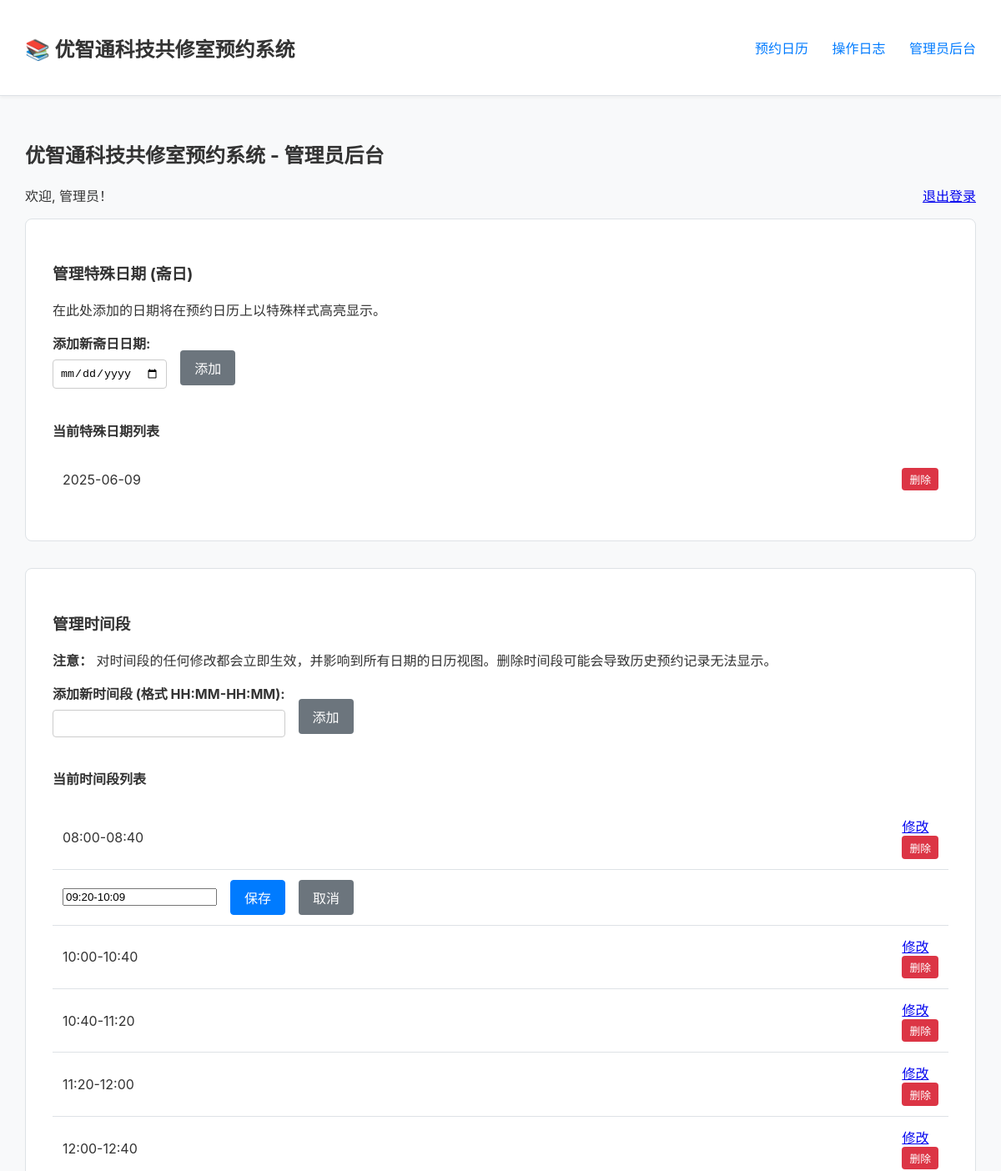
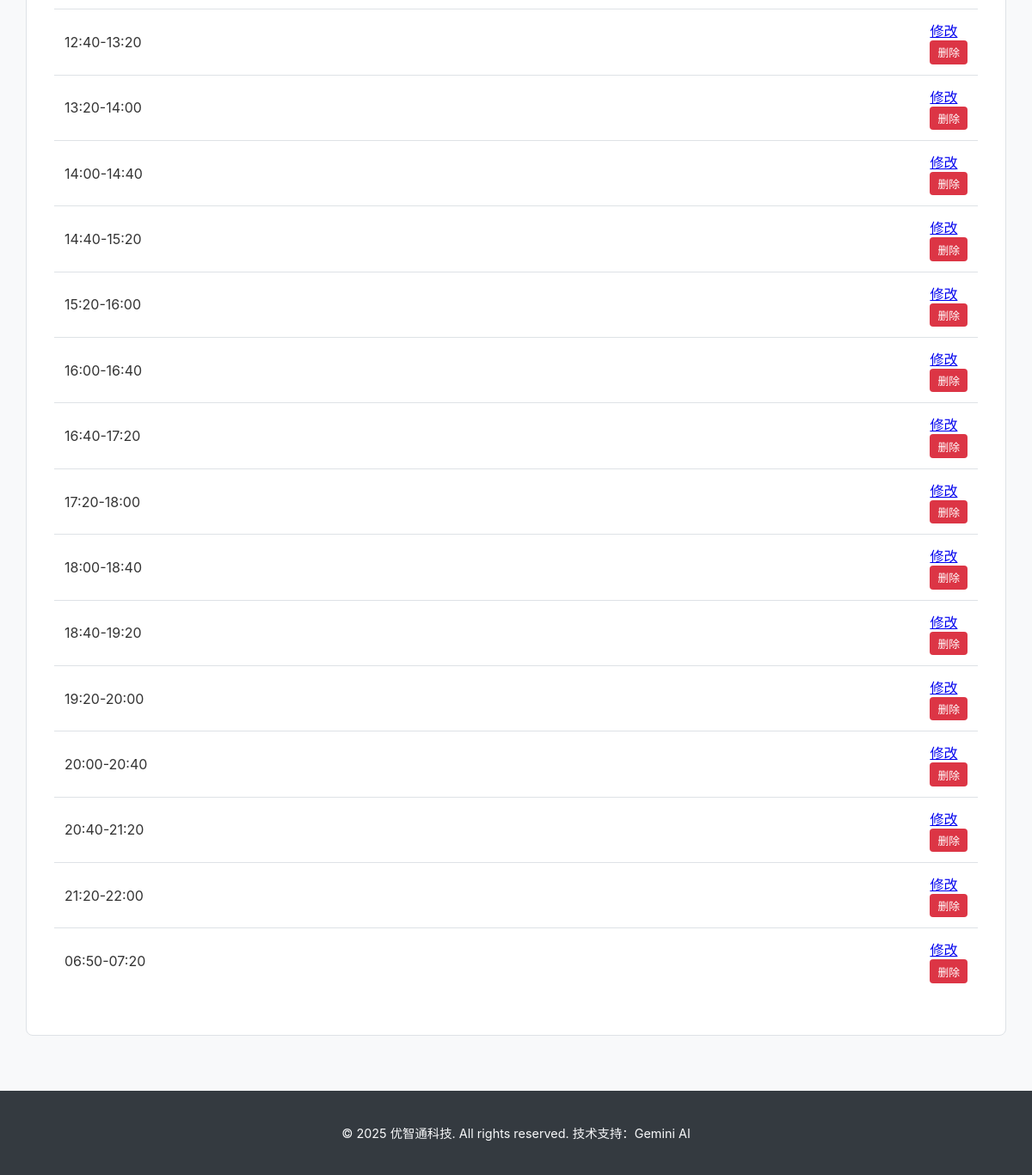
/admin?edit_slot=09:20-10:09 (signed in), run on the app's committed database (2 pictures, top to bottom).
### app.py (models this page shows)
    class SpecialDate(sql_alchemy_db.Model): date_str = sql_alchemy_db.Column(sql_alchemy_db.String(20),
                                                                              primary_key=True)

    class TimeSlot(sql_alchemy_db.Model): id = sql_alchemy_db.Column(sql_alchemy_db.Integer,
                                                                     primary_key=True); slot_value = sql_alchemy_db.Column(
        sql_alchemy_db.String(50), unique=True, nullable=False); order = sql_alchemy_db.Column(sql_alchemy_db.Integer)

### app.py (the view, shortened to what this page needs)
@app.route('/admin', methods=['GET', 'POST'])
@check_db_connection
@admin_required
def admin():
    slot_to_edit = request.args.get('edit_slot')
    special_dates = sorted(list(db.smembers('special_dates') or set())) if db_is_redis else sorted(
        [d.date_str for d in SpecialDate.query.all()])
    time_slots = get_time_slots()
    return render_template('admin.html', special_dates=special_dates, time_slots=time_slots, special_date_name="斋日",
                           slot_to_edit=slot_to_edit)

### app.py (called while the page is built)
def get_time_slots():
    if db_is_redis:
        return db.lrange(TIME_SLOTS_KEY, 0, -1)
    else:
        return [s.slot_value for s in TimeSlot.query.order_by(TimeSlot.order).all()]

def check_db_connection(f):
    @wraps(f)
    def decorated_function(*args, **kwargs):
        db_handle = db if db_is_redis else db.session
        if db_handle is None: return "数据库连接失败，请检查服务器配置或环境变量。", 503
        return f(*args, **kwargs)
    return decorated_function

def admin_required(f):
    @wraps(f)
    def decorated_function(*args, **kwargs):
        if not session.get('is_admin'): return redirect(url_for('admin_login'))
        return f(*args, **kwargs)
    return decorated_function

### templates/admin.html (shortened to what this page needs)
{% extends "base.html" %}
{% block content %}
<h2>优智通科技共修室预约系统 - 管理员后台</h2>
{% if login_required %}
    <div class="admin-login">
        <h3>管理员登录</h3>
        <form method="post" action="{{ url_for('admin_login') }}">
            <div class="form-group">
                <label for="password">密码:</label>
                <input type="password" id="password" name="password" required>
            </div>
            {% if error %}<p class="error-message">{{ error }}</p>{% endif %}
            <button type="submit" class="button-primary">登录</button>
        </form>
    </div>
{% else %}
    <p>欢迎, 管理员！<a href="{{ url_for('admin_logout') }}" style="float:right;">退出登录</a></p>
    <div class="admin-section">
        <h3>管理特殊日期 ({{ special_date_name }})</h3>
        <p>在此处添加的日期将在预约日历上以特殊样式高亮显示。</p>
        <form method="post" class="inline-form">
            <div class="form-group">
                <label for="add_date">添加新{{ special_date_name }}日期:</label>
                <input type="date" id="add_date" name="add_date" required>
            </div>
            <button type="submit" name="add_date_submit" class="button">添加</button>
        </form>
        <h4>当前特殊日期列表</h4>
        {% if special_dates %}
        <ul class="item-list">
            {% for s_date in special_dates %}
            <li>
                <span>{{ s_date }}</span>
                <form method="post">
                    <button type="submit" class="button-danger-small">删除</button>
                </form>
            </li>
            {% endfor %}
        </ul>
        {% else %}
        <p>当前没有设置任何特殊日期。</p>
        {% endif %}
    </div>
    <div class="admin-section">
        <h3>管理时间段</h3>
        <p class="notice"><strong>注意：</strong> 对时间段的任何修改都会立即生效，并影响到所有日期的日历视图。删除时间段可能会导致历史预约记录无法显示。</p>
        <form method="post" class="inline-form">
            <div class="form-group">
                <label for="add_timeslot_value">添加新时间段 (格式 HH:MM-HH:MM):</label>
                <input type="text" id="add_timeslot_value" name="add_timeslot_value" pattern="([01]?[0-9]|2[0-3]):[0-5][0-9]-([01]?[0-9]|2[0-3]):[0-5][0-9]" required>
            </div>
            <button type="submit" name="add_timeslot" class="button">添加</button>
        </form>
        <h4>当前时间段列表</h4>
        <ul class="item-list">
            {% for slot in time_slots %}
            <li>
                {% if slot == slot_to_edit %}
                    <form method="post" class="inline-form">
                        <input type="text" name="edit_timeslot_new" value="{{ slot }}" pattern="([01]?[0-9]|2[0-3]):[0-5][0-9]-([01]?[0-9]|2[0-3]):[0-5][0-9]" required>
                        <button type="submit" class="button-primary">保存</button>
                        <a href="{{ url_for('admin') }}" class="button">取消</a>
                    </form>
                {% else %}
                    <span>{{ slot }}</span>
                    <div class="item-actions">
                        <a href="{{ url_for('admin', edit_slot=slot) }}" class="button-small">修改</a>
                        <form method="post" class="inline-form js-delete-confirm-form">
                            <button type="submit" class="button-danger-small">删除</button>
                        </form>
                    </div>
                {% endif %}
            </li>
            {% endfor %}
        </ul>
    </div>
{% endif %}
{% endblock %}

### static/css/style.css (style rules this page uses)
:root { --primary-color: #007bff; --primary-hover-color: #0056b3; --danger-color: #dc3545; --danger-hover-color: #c82333; --special-date-bg: #fff3cd; --border-color: #dee2e6; --background-color: #f8f9fa; --text-color: #333; --header-bg: #ffffff; --footer-bg: #343a40; --footer-text: #f8f9fa; --font-family: -apple-system, BlinkMacSystemFont, "Segoe UI", Roboto, "Helvetica Neue", Arial, sans-serif; }
body { font-family: var(--font-family); margin: 0; background-color: var(--background-color); color: var(--text-color); display: flex; flex-direction: column; min-height: 100vh; }
.button, .button-primary, .button-danger, .button-danger-small { display: inline-block; padding: 0.5rem 1rem; border: 1px solid transparent; border-radius: 0.25rem; text-decoration: none; cursor: pointer; font-size: 1rem; transition: all 0.2s ease-in-out; text-align: center; }
.button-primary { background-color: var(--primary-color); color: white; border-color: var(--primary-color); }
.button { background-color: #6c757d; color: white; }
.button-danger-small { padding: 0.2rem 0.5rem; font-size: 0.8rem; background-color: var(--danger-color); color: white; }
.item-list { list-style: none; padding: 0; }
.item-list li { display: flex; justify-content: space-between; align-items: center; padding: 0.75rem; border-bottom: 1px solid var(--border-color); }
.item-list li:last-child { border-bottom: none; }
.form-group { margin-bottom: 1rem; }
.form-group label { display: block; margin-bottom: 0.5rem; font-weight: bold; }
.form-group input[type="text"], .form-group input[type="password"], .form-group input[type="date"] { width: 100%; padding: 0.5rem; border: 1px solid #ccc; border-radius: 4px; box-sizing: border-box; }
.inline-form { display: flex; gap: 1rem; align-items: center; }
.admin-login, .admin-section { background: white; padding: 2rem; border-radius: 8px; margin-bottom: 2rem; border: 1px solid var(--border-color); }

### data on the page
SpecialDate: date_str "2025-06-09"
TimeSlot: slot_value "08:00-08:40"
TimeSlot: edit_timeslot_new "09:20-10:09"
TimeSlot: slot_value "10:00-10:40"
TimeSlot: slot_value "10:40-11:20"
TimeSlot: slot_value "11:20-12:00"
TimeSlot: slot_value "12:00-12:40"
TimeSlot: slot_value "12:40-13:20"
TimeSlot: slot_value "13:20-14:00"
TimeSlot: slot_value "14:00-14:40"
TimeSlot: slot_value "14:40-15:20"
TimeSlot: slot_value "15:20-16:00"
TimeSlot: slot_value "16:00-16:40"
TimeSlot: slot_value "16:40-17:20"
TimeSlot: slot_value "17:20-18:00"
TimeSlot: slot_value "18:00-18:40"
TimeSlot: slot_value "18:40-19:20"
TimeSlot: slot_value "19:20-20:00"
TimeSlot: slot_value "20:00-20:40"
TimeSlot: slot_value "20:40-21:20"
TimeSlot: slot_value "21:20-22:00"
TimeSlot: slot_value "06:50-07:20"

### other printed values
{{ special_date_name }} "斋日"
